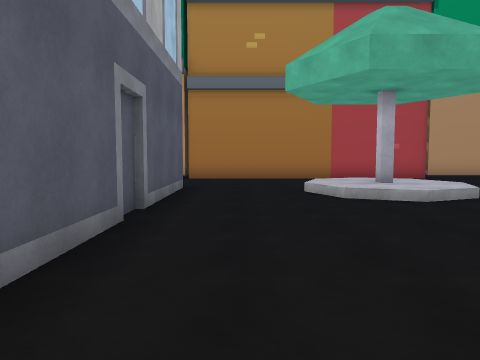
[1] (above)

24 first-person views from a walk through a scene from a Unity 3-D project. The camera is 1.4 m above the floor, tilts 4° down and sees 70° across. The floor is counted in squares, 1.7 m on a side. Each view is taken from the middle of a square. On the plan, view 1 faces up. The plan holds only what a view shows up to about 12 squares ahead; the rest is blank. The place goes on beyond the plan. The player character is not drawn. Some surface patterns are stand-ins.

[2]
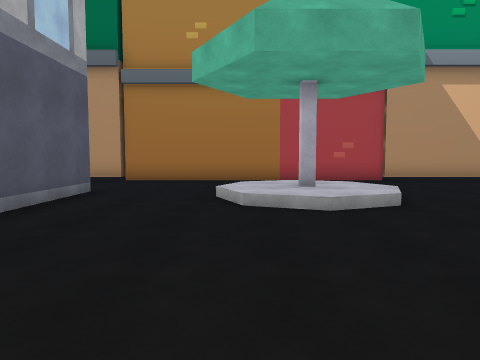

[3]
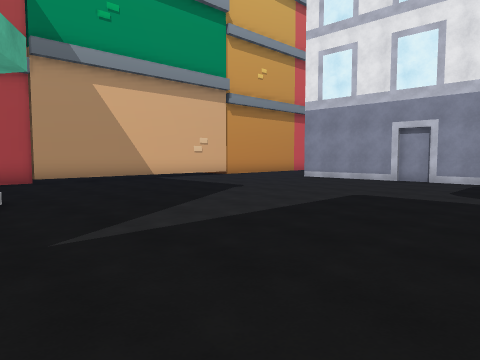

[4]
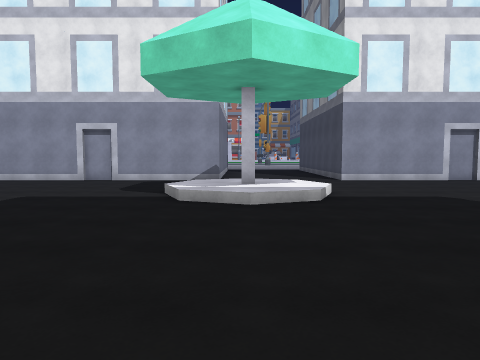

[5]
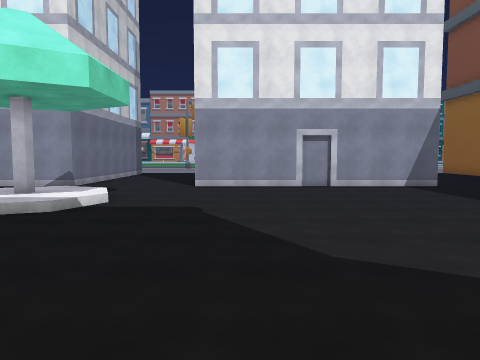

[6]
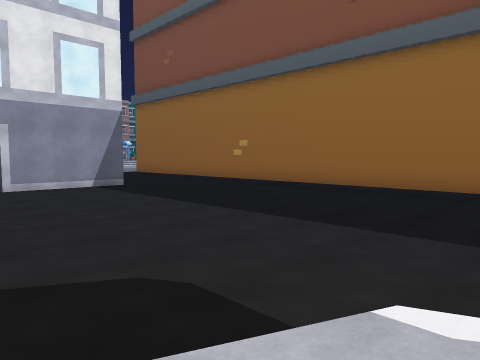

[7]
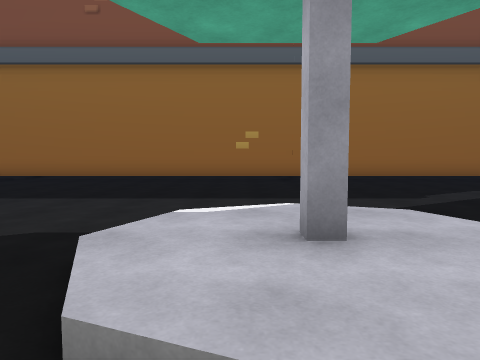

[8]
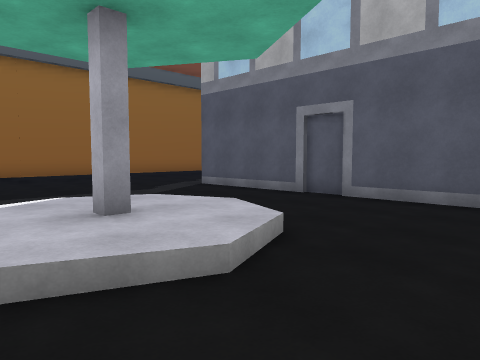

[9]
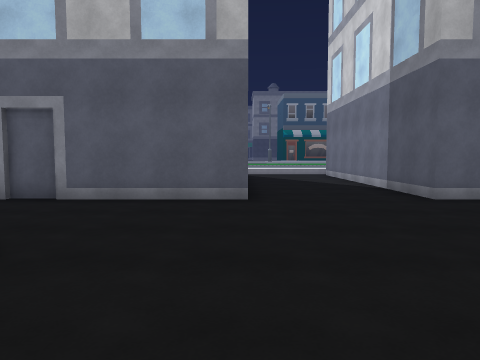

[10]
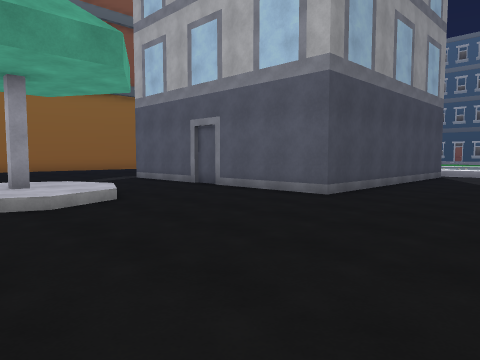

[11]
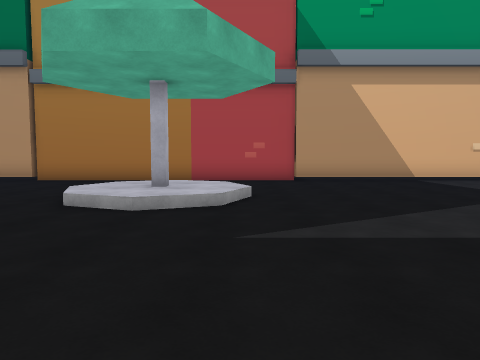

[12]
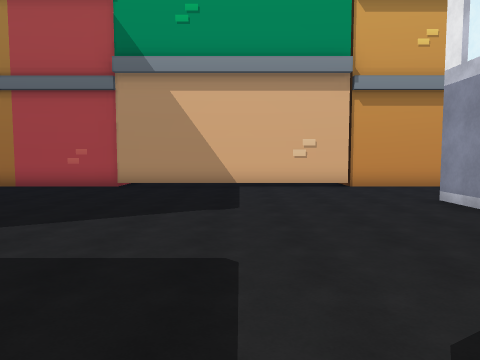

[13]
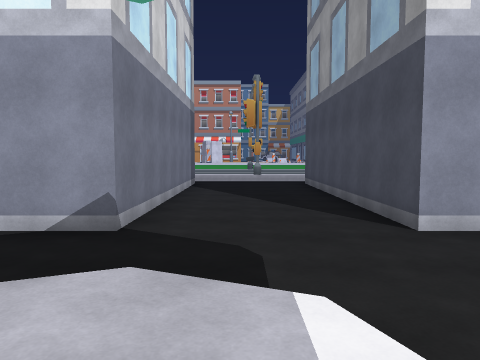

[14]
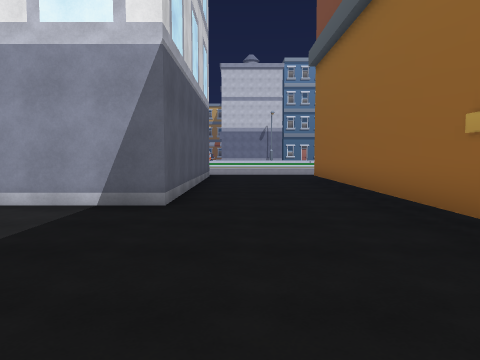

[15]
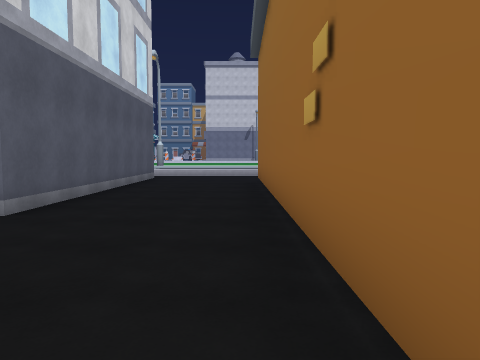

[16]
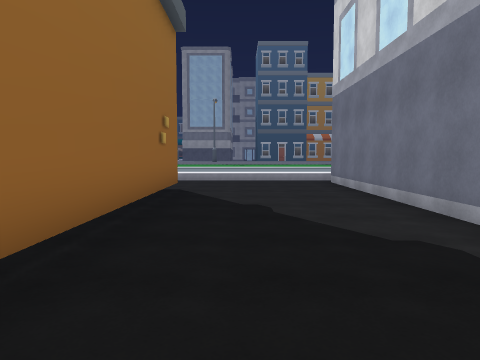

[17]
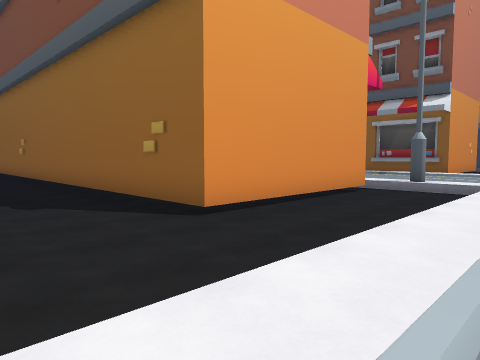

[18]
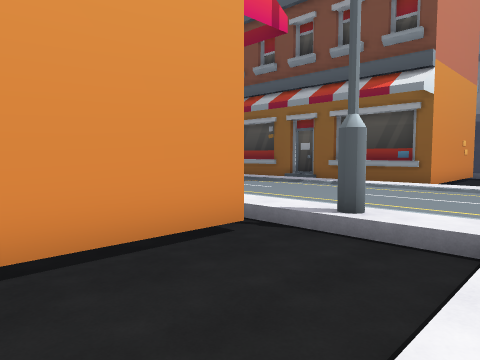

[19]
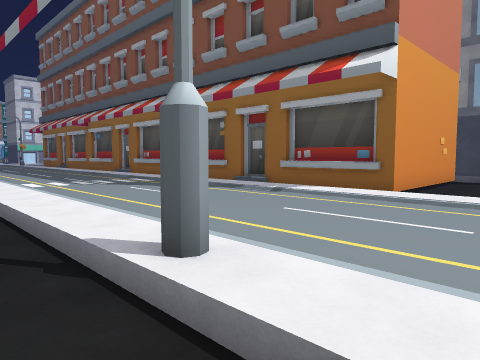

[20]
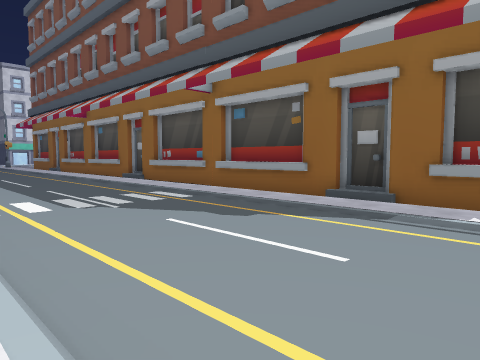

[21]
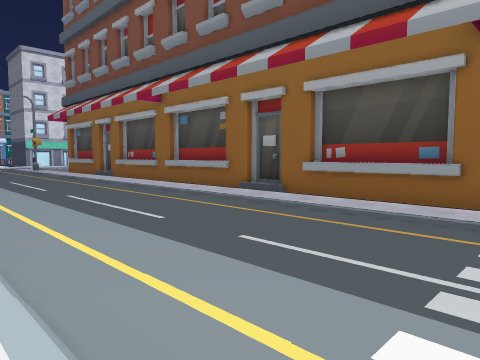

[22]
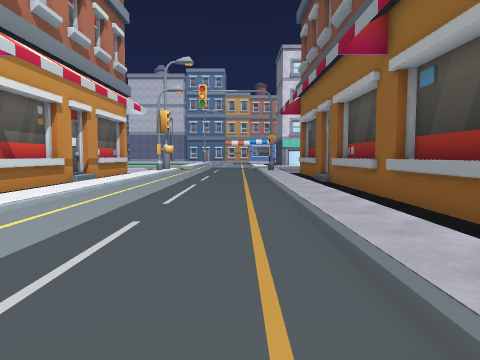

[23]
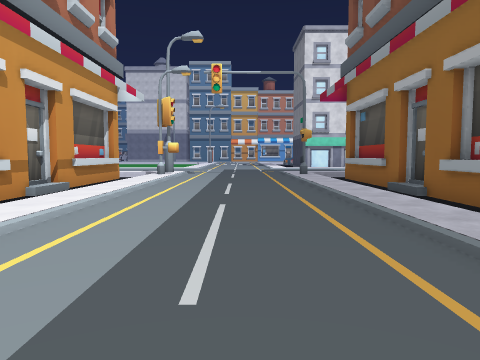

[24]
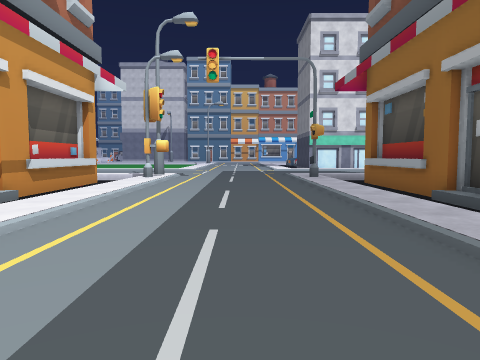

### Floor plan
Key: @ floor where view 1 was taken; # wall or solid block; . main floor; : floor 0.25 m higher than the main floor; + floor 0.5 m higher than the main floor; / step, stairs or slope.
Columns run from 12 left of view 1 to 23 right of it. Each row starts with its distance up from view 1.
 13          ######################
 12          .....................
 11           ....................
 10           ...../.............
  9           #.../::/..........#
  8           #...:#:/..........#
  7           #.../::/..........#
  6           #..../............#
  5           #.................#
  4           #.................#
  3           #.................#
  2           #.................#
  1      ######.........../::/..########
  0      .......@........./:#:..........
 -1     ................../::/..........
 -2     ...................//...........
 -3     #######.........................
 -4           #.................########
 -5           #...///...........#
 -6           #.../::/..........#
 -7           #.../#:/..........#
 -8           #...////..........#
 -9           #.................#
-10           #.................#
-11   .########.................########
-12 :+..................................
-13 :+..................................
-14 :+..................................
-15 :+..................................
-16  +...##############################
-17  +...#
-18  +...#
-19  +...#
-20  +...#
-21  +...#                   #########
-22  +////////              ///////////
-23  ++#+++++++++++++     +++++++++++++/
-24  :::::::::::::::::::::::::::::::::::
-25   ::::::::::::::::::::::::::::::::::
-26   ::::::::::::::::::::::::::::::::::
-27   ::::::::::::::::::::::::::::::::::
-28   //////////////////////////////////
-29   //////////////////////////////////
-30      ##############################

Positions as (right, up) in squares from view 1, and headings:
1: (0, 0), facing up
2: (2, 1), facing up
3: (4, 1), facing up-right
4: (4, 0), facing right
5: (4, -5), facing right
6: (4, -6), facing down-right
7: (4, -4), facing down
8: (5, -3), facing down-left
9: (5, -3), facing left
10: (5, 1), facing down-left
11: (5, 1), facing up
12: (11, 1), facing up
13: (11, -1), facing right
14: (10, -13), facing right
15: (11, -15), facing right
16: (1, -14), facing left
17: (-12, -12), facing down-right
18: (-11, -18), facing down-right
19: (-11, -21), facing down-right
20: (-6, -23), facing down-right
21: (1, -23), facing down-right
22: (5, -27), facing right
23: (9, -26), facing right
24: (11, -26), facing right
